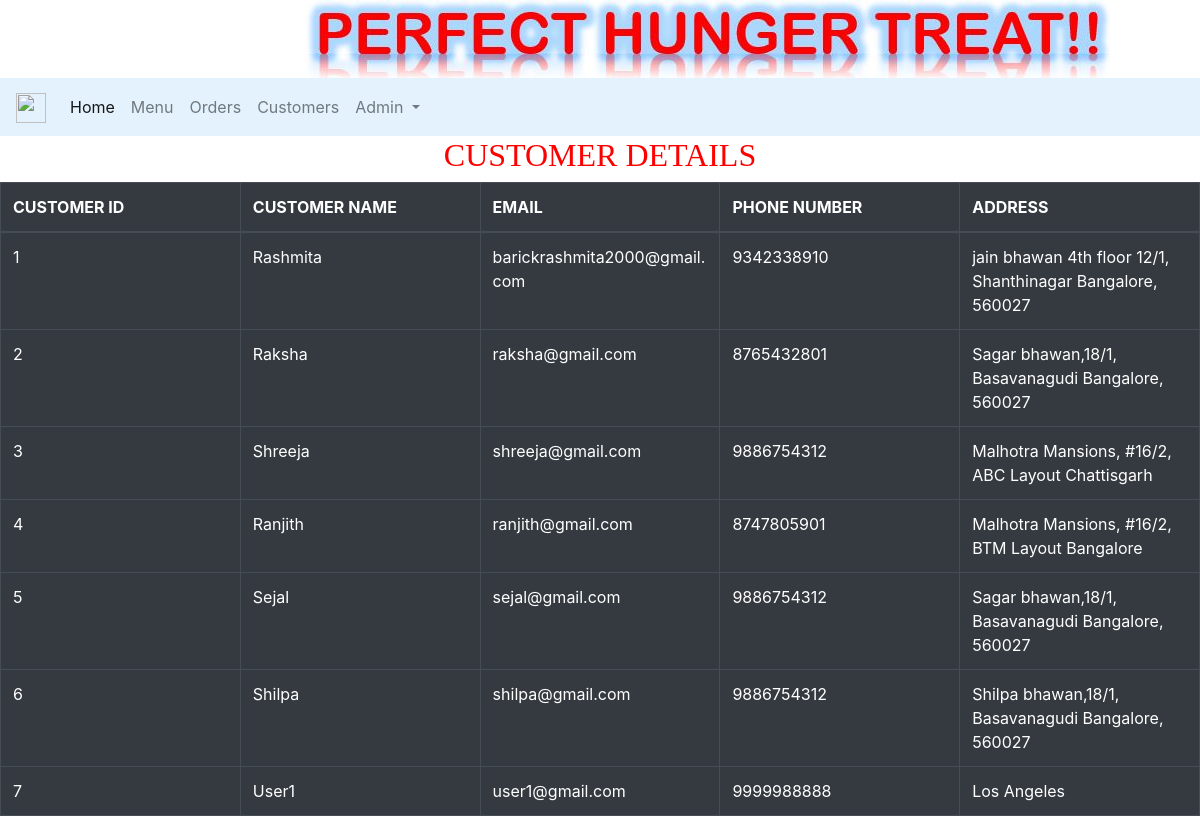
/project/admin_customer.php (signed in), run on the app's committed database.
### tables this page shows
CREATE TABLE `customer` (
  `id` int(11) NOT NULL,
  `username` varchar(20) NOT NULL,
  `password` varchar(50) NOT NULL,
  `email` varchar(50) NOT NULL,
  `address` varchar(150) NOT NULL,
  `phno` bigint(10) NOT NULL
);

### project/admin_customer.php (the view, shortened to what this page needs)
<?php
include('database.php');
$sql = "select * FROM customer ";
$result = $con->query($sql);
?>
<!doctype html>
<html lang="en">
  <head>
    <link rel="stylesheet" href="https://cdn.jsdelivr.net/npm/bootstrap@4.5.3/dist/css/bootstrap.min.css">
  </head>
  <body>
  <div class="img-container">
<img src=Capture.PNG alt="Paris">
</div>
    <nav class="navbar navbar-expand-lg navbar-light" style="background-color: #e3f2fd;">
        <a class="navbar-brand" href="#">
            <img src="https://cms-assets.tutsplus.com/uploads/users/2273/posts/32688/image/Restaurant%20Logo.jpg" width="30" height="30" alt="" loading="lazy">
          </a>
        <div class="collapse navbar-collapse" id="navbarSupportedContent">
          <ul class="navbar-nav mr-auto">
            <li class="nav-item active">
              <a class="nav-link" href="admin_home.php">Home<span class="sr-only">(current)</span></a>
            </li>
            <li class="nav-item">
              <a class="nav-link" href="admin_menu.php">Menu</a>
            </li>
            <li class="nav-item">
              <a class="nav-link" href="admin_orders.php">Orders</a>
            </li>
            <li class="nav-item">
              <a class="nav-link" href="admin_customer.php">Customers</a>
            </li>
            <li class="nav-item dropdown">
              <a class="nav-link dropdown-toggle" href="#" id="navbarDropdown" role="button" data-toggle="dropdown" aria-haspopup="true" aria-expanded="false">
                Admin
              </a>
            </li>
          </ul>
        </div>
      </nav>
	<section>
		<h1>CUSTOMER DETAILS</h1>
		<table class="table table-bordered table-dark" id="tableMain" style="table-layout: fixed; width: 100%">
  <thead>
    <tr>
				<th>CUSTOMER ID</th>
				<th>CUSTOMER NAME</th>
				<th>EMAIL</th>
        <th>PHONE NUMBER</th>
        <th>ADDRESS</th>
    </tr>
  </thead>
  <tbody>
			<?php
				while($rows=$result->fetch_assoc())
				{
			?>
			<tr>
				<form method="post" action="">
				<td><div style="word-wrap: break-word;"><?php echo $rows['id'];?></div></td>
				<td><div style="word-wrap: break-word;"><?php echo $rows['username'];?></div></td>
				<td><div style="word-wrap: break-word;"><?php echo $rows['email'];?></div></td>
        <td><div style="word-wrap: break-word;"><?php echo $rows['phno'];?></div></td>
				<td><div style="word-wrap: break-word;"><?php echo $rows['address'];?></div></td>
        </form>
			</tr>
			<?php
                }
?>
  </body>
</html>

### project/admin_customer.php (style rules this page uses)
.img-container { display: block; margin-left: auto; margin-right: auto; width: 50%; }
h1 { text-align: center; color: Red; font-size: xx-large; font-family: 'Gill Sans', 'Gill Sans MT', ' Calibri', 'Trebuchet MS', 'sans-serif'; }

### data on the page
customer: id "1", username "Rashmita", email "barickrashmita2000@gmail.com", phno "9342338910", address "jain bhawan 4th floor 12/1, Shanthinagar Bangalore, 560027"
customer: id "2", username "Raksha", email "raksha@gmail.com", phno "8765432801", address "Sagar bhawan,18/1, Basavanagudi Bangalore, 560027"
customer: id "3", username "Shreeja", email "shreeja@gmail.com", phno "9886754312", address "Malhotra Mansions, #16/2, ABC Layout Chattisgarh"
customer: id "4", username "Ranjith", email "ranjith@gmail.com", phno "8747805901", address "Malhotra Mansions, #16/2, BTM Layout Bangalore"
customer: id "5", username "Sejal", email "sejal@gmail.com", phno "9886754312", address "Sagar bhawan,18/1, Basavanagudi Bangalore, 560027"
customer: id "6", username "Shilpa", email "shilpa@gmail.com", phno "9886754312", address "Shilpa bhawan,18/1, Basavanagudi Bangalore, 560027"
customer: id "7", username "User1", email "user1@gmail.com", phno "9999988888", address "Los Angeles"
